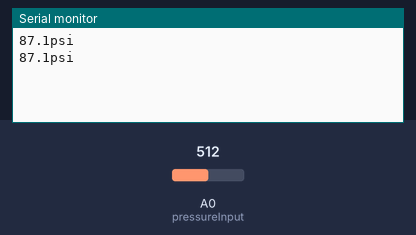
Recording of a sketch running on a simulated Arduino Uno, built with avr-gcc and run on an emulated ATmega328P. Shown: the last lines printed to the serial monitor. The inputs (shaded band) are chosen by the test bench; at power-on: A0 (pressureInput) = 512.

Above: at 1.8 s.
1.9 s: A0 (pressureInput) set to 716
At 2.8 s:
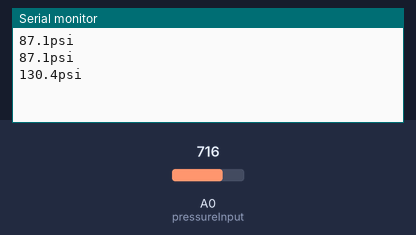
3.4 s: A0 (pressureInput) set to 900
At 4.5 s:
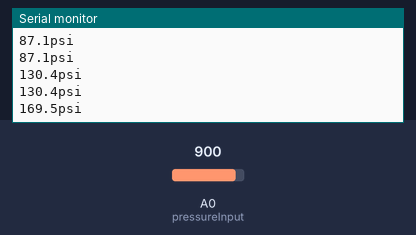
Timing chart, 0 to 6.4 s (numbered marks = the images above; inputs shaded):
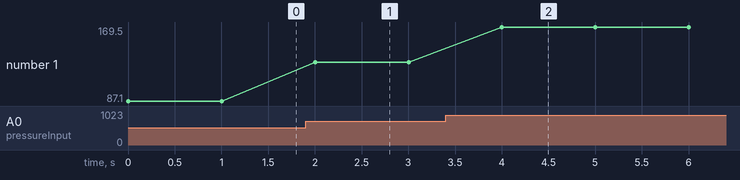

The sketch:

Pressure_Transducer.ino
```cpp
#include "Wire.h"

const int pressureInput = A0; //select the analog input pin for the pressure transducer
const int pressureZero = 102.4; //analog reading of pressure transducer at 0psi
const int pressureMax = 921.6; //analog reading of pressure transducer at 100psi
const int pressuretransducermaxPSI = 174; //psi value of transducer being used
const int baudRate = 9600; //constant integer to set the baud rate for serial monitor
const int sensorreadDelay = 1000; //constant integer to set the sensor read delay in milliseconds

float pressureValue = 0; //variable to store the value coming from the pressure transducer

void setup() //setup routine, runs once when system turned on or reset
{
  Serial.begin(baudRate); //initializes serial communication at set baud rate bits per second
}

void loop() //loop routine runs over and over again forever
{
  pressureValue = analogRead(pressureInput); //reads value from input pin and assigns to variable
  pressureValue = ((pressureValue-pressureZero)*pressuretransducermaxPSI)/(pressureMax-pressureZero); //conversion equation to convert analog reading to psi
  Serial.print(pressureValue, 1); //prints value from previous line to serial
  Serial.println("psi"); //prints label to serial
  delay(sensorreadDelay); //delay in milliseconds between read values
}
```

Measured:
- after the input at 1.9 s, the serial monitor: prints a new line after 0.10 s (image 1)
- after the input at 3.4 s, the serial monitor: prints a new line after 0.60 s (image 2)
- plotted number 1: 87.1 → 130.4 after the input at 1.9 s, 130.4 → 169.5 after the input at 3.4 s
